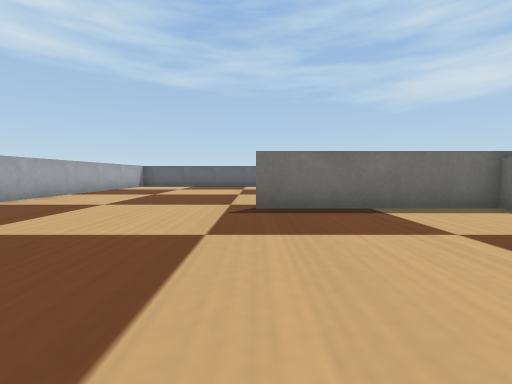
[1] (above)

24 first-person views from a walk through a world built for the Webots simulator. The camera is 0.06 m above the floor, tilts 4° down and sees 90° across. The floor is counted in squares, 0.1 m on a side. Each view is taken from the middle of a square. On the plan, view 1 faces up. The plan holds only what a view shows up to about 9 squares ahead; the rest is blank. Robots are left out. Simple shapes and patterns stand in for the simulator's stock objects.

[2]
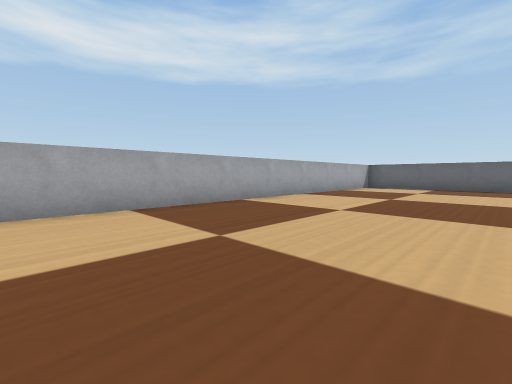

[3]
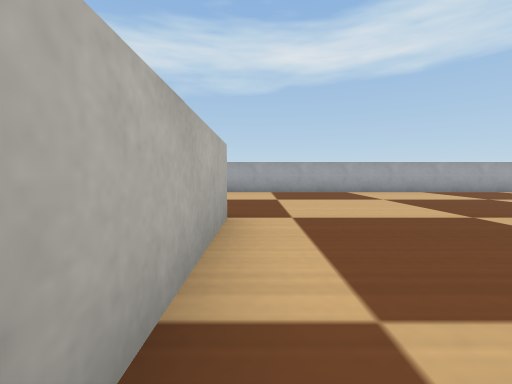

[4]
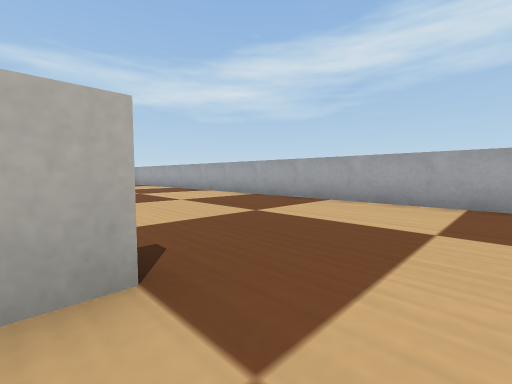

[5]
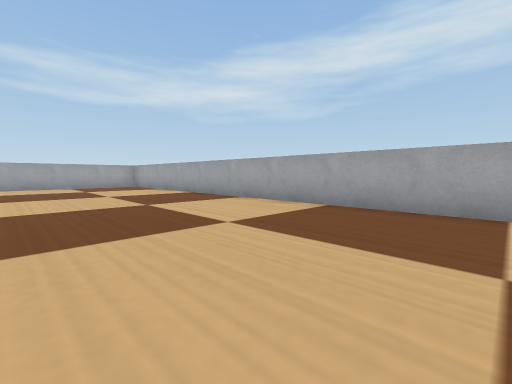

[6]
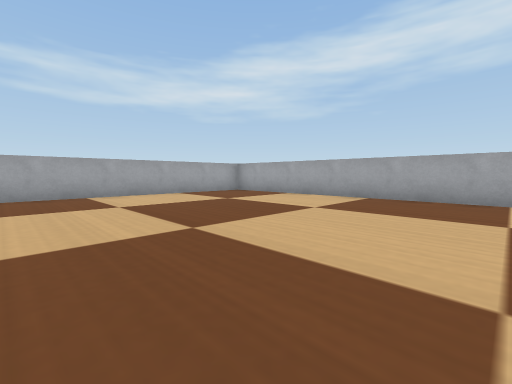

[7]
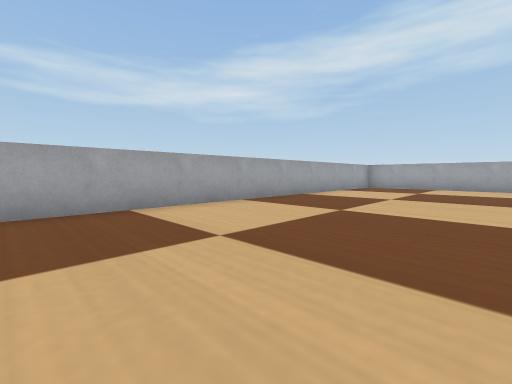

[8]
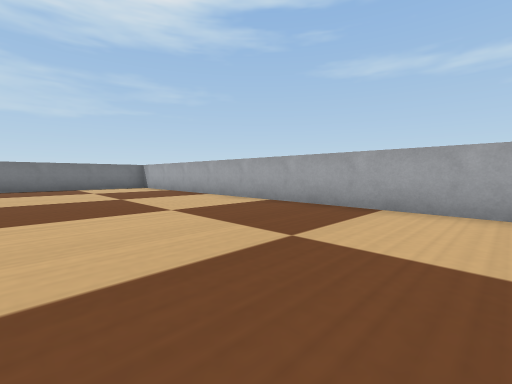

[9]
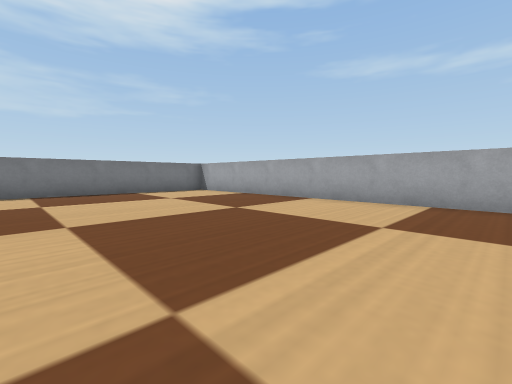

[10]
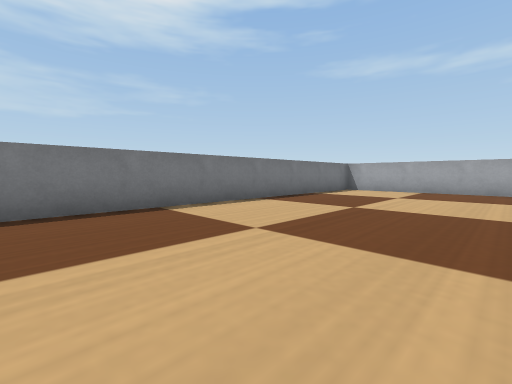

[11]
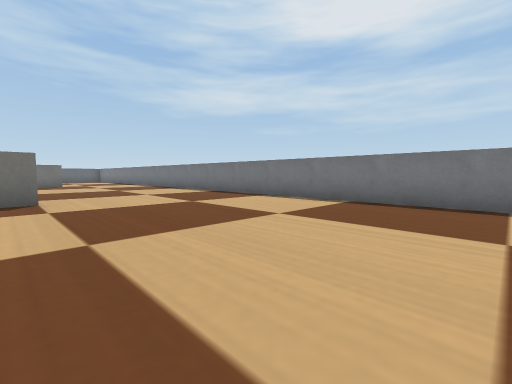

[12]
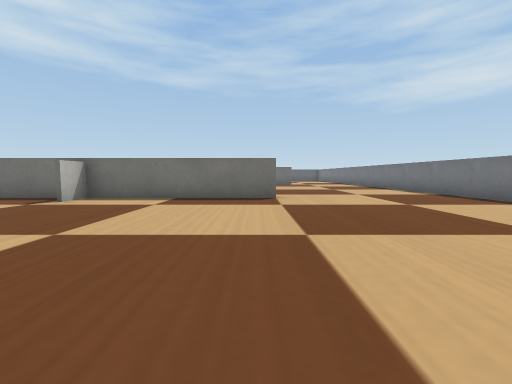

[13]
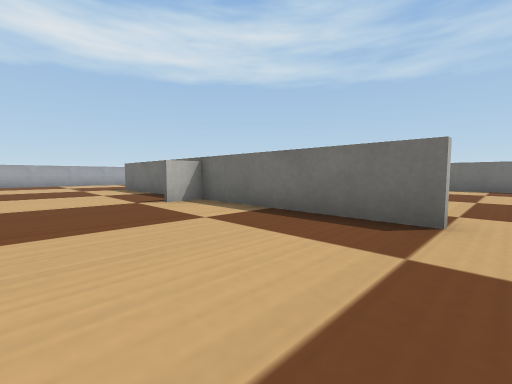

[14]
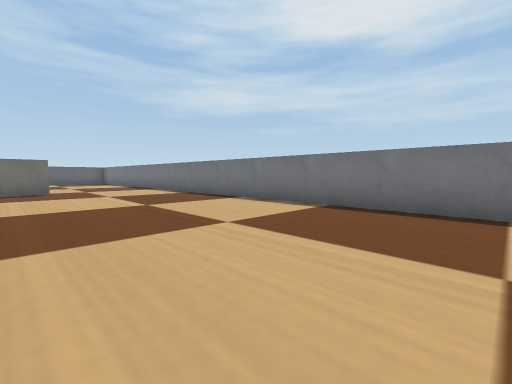

[15]
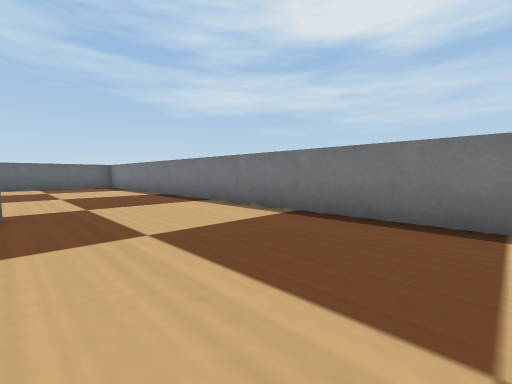

[16]
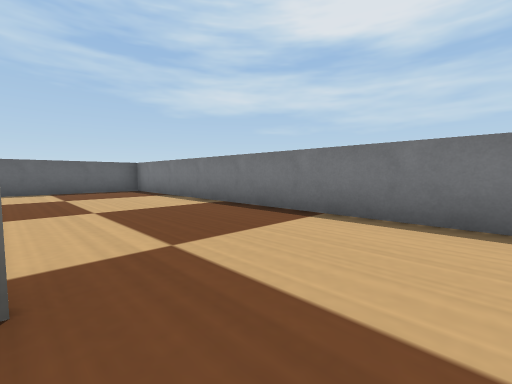

[17]
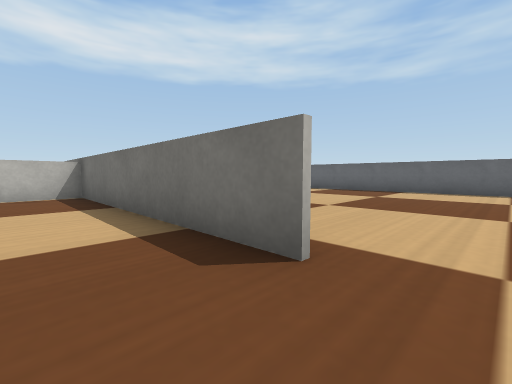

[18]
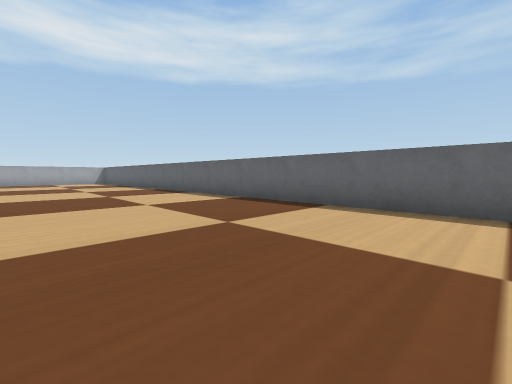

[19]
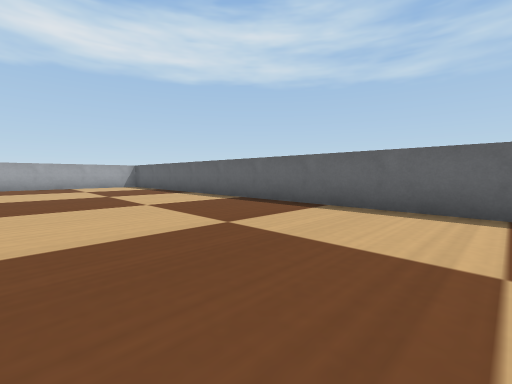

[20]
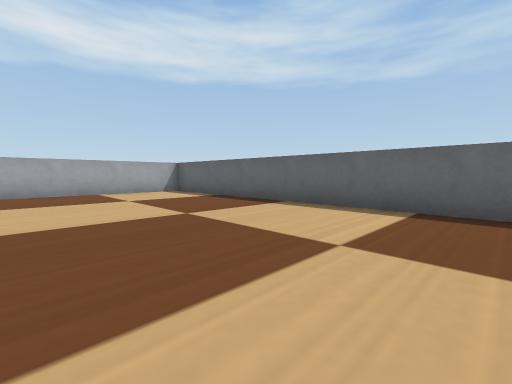

[21]
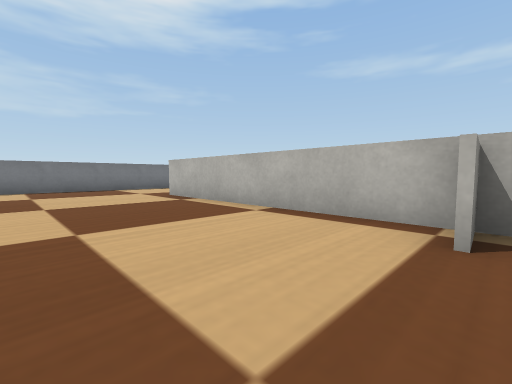

[22]
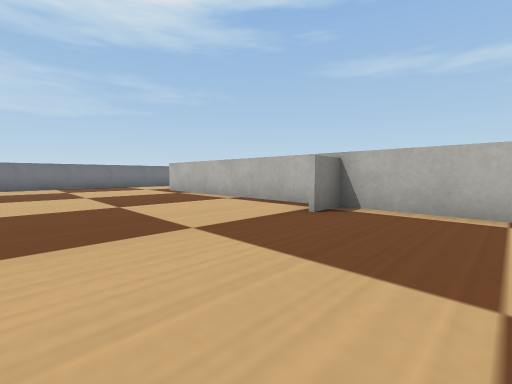

[23]
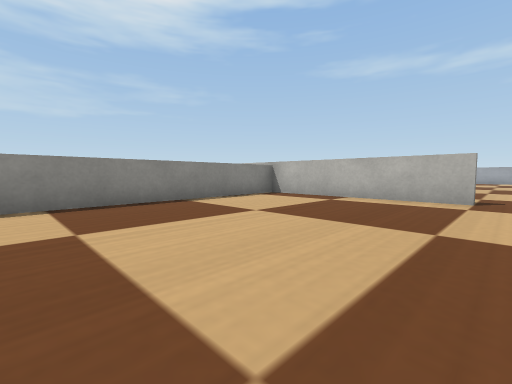

[24]
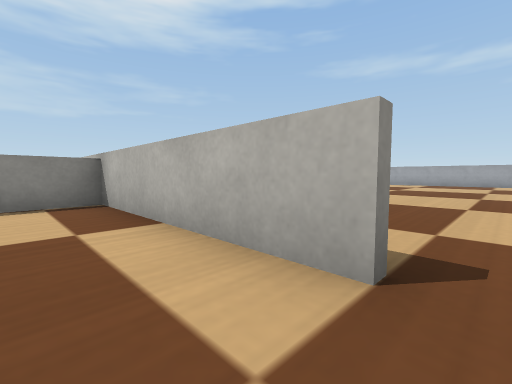

### Floor plan
Points are (right, up) in squares from view 1. A wall is a line through its corners. A room is listed if a view was taken in it or the views show most of it. See-through windows are left out.
Room 1 (views 1, 2, 3, 4, 5, 6, 7, 8, 9, 10, 11, 12, 13, 14, 15, 16, 17, 18, 19, 20, 21, 22, 23, 24)
walls: (4.6, -3.4) (4.2, 5.6); (-0.6, -3.4) (5.6, -3.4); (9.5, -3.6) (0.6, -3.6); (4.4, 4.6) (4.4, 2.9); (1.9, 4.5) (11, 4.5); (11, 4.4) (-0.1, 4.5); (-4.4, -17.5) (13.4, -17.5); (14.5, -16.4) (14.5, 12.2); (14.4, 12.5) (-5.5, 12.5) (-5.5, -16.2)

Positions as (right, up) in squares from view 1, and headings:
1: (0, 0), facing up
2: (-1, 1), facing up-left
3: (3, -3), facing left
4: (0, -2), facing down-left
5: (-1, -5), facing down-left
6: (1, -10), facing down-left
7: (6, -13), facing down-left
8: (3, -13), facing down-right
9: (6, -12), facing down-right
10: (10, -8), facing down-right
11: (9, -10), facing up-right
12: (9, -10), facing up
13: (10, -7), facing up-left
14: (10, -5), facing up-right
15: (11, 0), facing up-right
16: (11, 3), facing up-right
17: (12, 3), facing up-left
18: (12, 8), facing up-left
19: (7, 8), facing up-left
20: (3, 8), facing up-left
21: (4, 8), facing down-right
22: (2, 9), facing down-right
23: (-1, 3), facing down-right
24: (-1, -2), facing down-right
